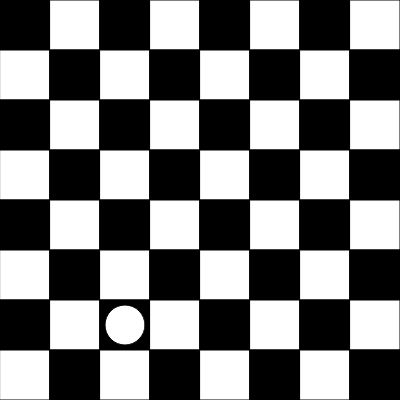
Frame 1 (no input)
Frame 60 (no input): identical to frame 1, image omitted
Frame 120 (the mouse pressed at the canvas centre since frame 60): identical to frame 1, image omitted

The p5.js sketch that drew this single still picture (run headless with seeded random() and noise() and a simulated clock; from frame 60 on, the mouse is pressed at the canvas centre):

// p5.js sketch
// ── sketch.js
let pawn;

function setup() {
  createCanvas(400, 400);
  pawn = new ChessPiece(2, 6, 'white');
}

function draw() {
  background(255);

  drawBoard();

  pawn.display();
}

function drawBoard() {
  for (let i = 0; i < 8; i++) {
    for (let j = 0; j < 8; j++) {
      fill((i + j) % 2 === 0 ? 0 : 255);
      rect(i * 50, j * 50, 50, 50);
    }
  }
}

function mousePressed() {
  pawn.clicked(mouseX, mouseY);
}

function mouseDragged() {
  pawn.drag(mouseX, mouseY);
}

function mouseReleased() {
  pawn.release();
}

function ChessPiece(x, y, color) {
  this.position = createVector(x, y);
  this.color = color;
  this.active = true;
  this.size = 40;
  this.validMoves = [];

  this.isValidMove = function(newX, newY) {
    let dx = abs(newX - this.position.x);
    let dy = newY - this.position.y;

    if (this.color === 'white' && dy === -1 && (dx === 0 || (dx === 1 && board[newX][newY] !== null))) {
      return true;
    } else if (this.color === 'black' && dy === 1 && (dx === 0 || (dx === 1 && board[newX][newY] !== null))) {
      return true;
    }

    return false;
  };

  this.move = function(newX, newY) {
    if (this.isValidMove(newX, newY)) {
      this.position.set(newX, newY);
    }
  };

  this.display = function() {
    if (this.active) {
      fill(this.color);
      ellipse(this.position.x * 50 + 25, this.position.y * 50 + 25, this.size, this.size);
    }

    fill(0, 255, 0, 150);
    for (let move of this.validMoves) {
      ellipse(move.x * 50 + 25, move.y * 50 + 25, this.size, this.size);
    }
  };

  this.clicked = function(mx, my) {
    let d = dist(mx, my, this.position.x * 50 + 25, this.position.y * 50 + 25);
    if (d < this.size / 2) {
      this.calculateValidMoves();
      this.dragging = true;
    }
  };

  this.drag = function(mx, my) {
    if (this.dragging) {
      this.position.x = floor(mx / 50);
      this.position.y = floor(my / 50);
    }
  };

  this.release = function() {
    this.dragging = false;
  };

  this.calculateValidMoves = function() {
    this.validMoves = [];

    if (this.color === 'white') {
      this.validMoves.push(createVector(this.position.x, this.position.y - 1));
    } else {
      this.validMoves.push(createVector(this.position.x, this.position.y + 1));
    }
  };
}
